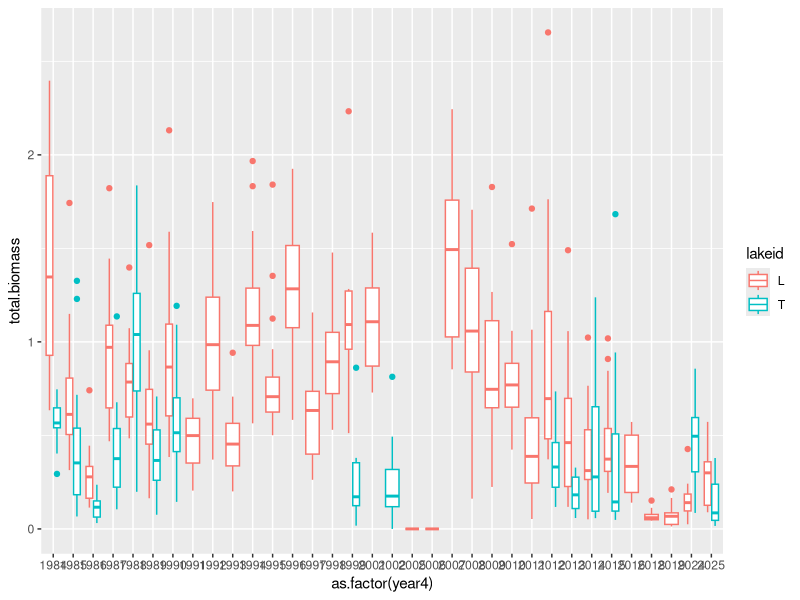

R code for this plot:
##### calculate kNC and zooplankton biomass for Table 1 ##########

library(tidyverse)


##### kNC #####

# read in the data
data = read.csv("./data/formatted data/simulation model inputs 2013-2015 2024 2025 v4.csv")

# 

knc.mean = data %>% 
  mutate(kNC = kPAR - 0.0177*Manual_Chl) %>% 
  filter((Lake == "T" | Lake == "L") & kNC > 0) %>% 
  group_by(Year, Lake) %>% 
  filter(!(is.na(Ztherm))) %>% # exclude interpolated values
  summarize(mean.kNC = mean(kNC, na.rm = TRUE),
            median.kNC = median(kNC, na.rm = TRUE),
            sd.kNC = sd(kNC, na.rm = TRUE),
            total.nuts = max(cumulative.load, na.rm = TRUE),
            mean.kPAR = mean(kPAR, na.rm = TRUE)) 


#### zooplankton ####
### all the zoop data combined by Dat 

# this is the Cascade zooplankton data on EDI
zoops = read.csv("./data/formatted data/cascade_zooplankton_v07_DTH.csv")

# sum by year and doy
sum.zoops = zoops %>% 
  group_by(year4, lakeid, daynum) %>% 
  summarize(total.biomass = sum(biomass, na.rm = TRUE)) %>% 
  filter(lakeid %in% c("L", "T"))


ggplot(sum.zoops, aes(x = as.factor(year4), y = total.biomass, color = lakeid))+
  geom_boxplot()


mean.biomass = sum.zoops %>% 
  filter(year4 %in% c(2013:2015, 2024, 2025)) %>% 
  group_by(year4, lakeid) %>% 
  summarize(mean.biomass = median(total.biomass, na.rm = TRUE),
            sd.biomass = sd(total.biomass, na.rm = TRUE))


# filter to relevant years and lakes and plot for supplement
sum.zoops.relevant = sum.zoops %>% 
  filter(year4 %in% c(2013:2015, 2024, 2025))
